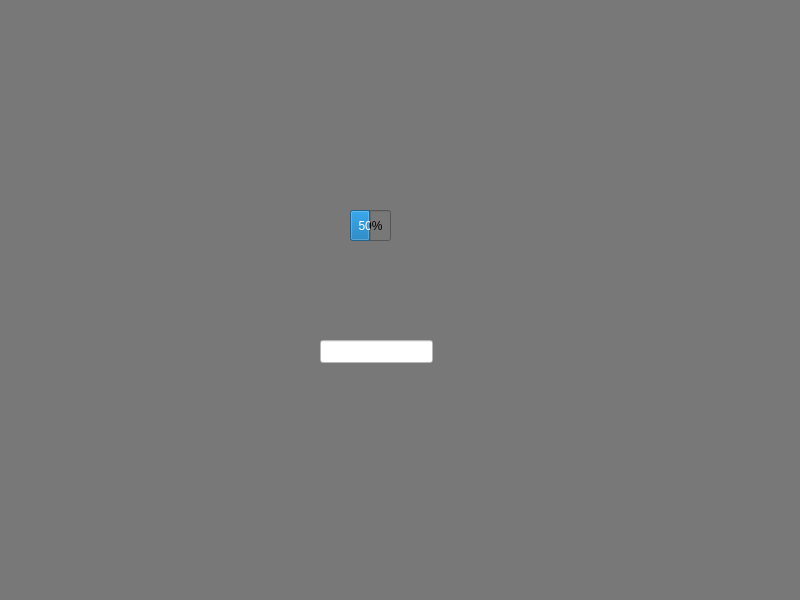
<?xml version="1.0" encoding="UTF-8"?>
<ui version="4.0">
 <class>Widget</class>
 <widget class="QWidget" name="Widget">
  <property name="geometry">
   <rect>
    <x>0</x>
    <y>0</y>
    <width>800</width>
    <height>600</height>
   </rect>
  </property>
  <property name="windowTitle">
   <string>Widget</string>
  </property>
  <property name="styleSheet">
   <string notr="true">background-color: rgb(120, 120, 120);</string>
  </property>
  <widget class="SignalProgressBar" name="progressBar">
   <property name="geometry">
    <rect>
     <x>350</x>
     <y>210</y>
     <width>41</width>
     <height>31</height>
    </rect>
   </property>
   <property name="value">
    <number>50</number>
   </property>
  </widget>
  <widget class="QLineEdit" name="lineEdit">
   <property name="geometry">
    <rect>
     <x>320</x>
     <y>340</y>
     <width>113</width>
     <height>23</height>
    </rect>
   </property>
   <property name="styleSheet">
    <string notr="true">background-color: rgb(255, 255, 255);</string>
   </property>
  </widget>
 </widget>
 <customwidgets>
  <customwidget>
   <class>SignalProgressBar</class>
   <extends>QProgressBar</extends>
   <header>SignalProgressBar.h</header>
  </customwidget>
 </customwidgets>
 <resources/>
 <connections/>
</ui>
